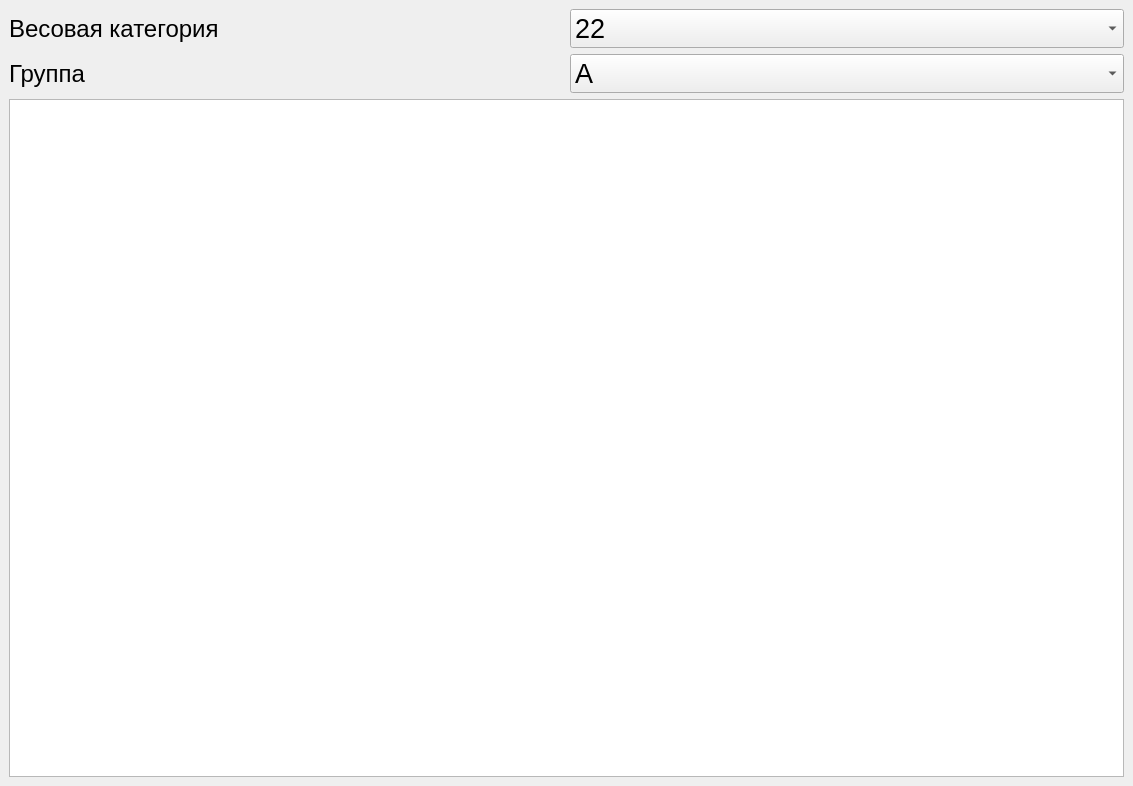
<?xml version="1.0" encoding="UTF-8"?>
<ui version="4.0">
 <class>MainWindow</class>
 <widget class="QMainWindow" name="MainWindow">
  <property name="geometry">
   <rect>
    <x>0</x>
    <y>0</y>
    <width>1133</width>
    <height>786</height>
   </rect>
  </property>
  <property name="windowTitle">
   <string>MainWindow</string>
  </property>
  <widget class="QWidget" name="centralwidget">
   <layout class="QGridLayout" name="gridLayout">
    <item row="3" column="0" colspan="2">
     <widget class="QListView" name="listView_members_list"/>
    </item>
    <item row="1" column="0">
     <widget class="QLabel" name="label_name_weight_category">
      <property name="font">
       <font>
        <pointsize>18</pointsize>
       </font>
      </property>
      <property name="text">
       <string>Весовая категория</string>
      </property>
      <property name="alignment">
       <set>Qt::AlignLeading|Qt::AlignLeft|Qt::AlignVCenter</set>
      </property>
     </widget>
    </item>
    <item row="1" column="1">
     <widget class="QComboBox" name="comboBox_weight_category">
      <property name="font">
       <font>
        <pointsize>20</pointsize>
        <weight>50</weight>
        <bold>false</bold>
       </font>
      </property>
      <property name="editable">
       <bool>false</bool>
      </property>
      <property name="currentText">
       <string>22</string>
      </property>
      <item>
       <property name="text">
        <string>22</string>
       </property>
      </item>
      <item>
       <property name="text">
        <string>24</string>
       </property>
      </item>
      <item>
       <property name="text">
        <string>26</string>
       </property>
      </item>
      <item>
       <property name="text">
        <string>28</string>
       </property>
      </item>
     </widget>
    </item>
    <item row="2" column="1">
     <widget class="QComboBox" name="comboBox_group">
      <property name="font">
       <font>
        <pointsize>20</pointsize>
        <weight>50</weight>
        <bold>false</bold>
       </font>
      </property>
      <property name="editable">
       <bool>false</bool>
      </property>
      <property name="currentText">
       <string>А</string>
      </property>
      <item>
       <property name="text">
        <string>А</string>
       </property>
      </item>
      <item>
       <property name="text">
        <string>Б</string>
       </property>
      </item>
      <item>
       <property name="text">
        <string>В</string>
       </property>
      </item>
      <item>
       <property name="text">
        <string>Г</string>
       </property>
      </item>
     </widget>
    </item>
    <item row="2" column="0">
     <widget class="QLabel" name="label_name_group">
      <property name="font">
       <font>
        <pointsize>18</pointsize>
       </font>
      </property>
      <property name="text">
       <string>Группа</string>
      </property>
      <property name="alignment">
       <set>Qt::AlignLeading|Qt::AlignLeft|Qt::AlignVCenter</set>
      </property>
     </widget>
    </item>
   </layout>
  </widget>
 </widget>
 <resources/>
 <connections/>
</ui>
